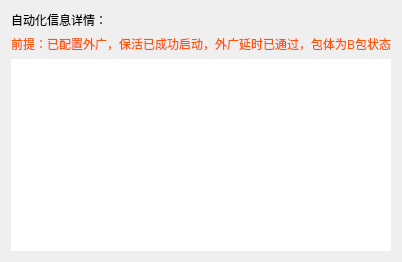
             <widget class="QWidget" name="tab_13">
              <attribute name="title">
               <string>详情输出页</string>
              </attribute>
              <layout class="QVBoxLayout" name="verticalLayout_34">
               <item>
                <widget class="QLabel" name="label_32">
                 <property name="styleSheet">
                  <string notr="true">font: 28pt &quot;幼圆&quot;;</string>
                 </property>
                 <property name="text">
                  <string>自动化信息详情：</string>
                 </property>
                </widget>
               </item>
               <item>
                <widget class="QLabel" name="label_33">
                 <property name="styleSheet">
                  <string notr="true">font: 14pt &quot;幼圆&quot;;
color: rgb(255, 85, 0);</string>
                 </property>
                 <property name="text">
                  <string>前提：已配置外广，保活已成功启动，外广延时已通过，包体为B包状态</string>
                 </property>
                </widget>
               </item>
               <item>
                <widget class="QTextBrowser" name="AutoInfo">
                 <property name="styleSheet">
                  <string notr="true">border-radius: 20px;
font: 10pt &quot;微软雅黑&quot;;
color: rgb(170, 255, 127);</string>
                 </property>
                </widget>
               </item>
              </layout>
             </widget>
